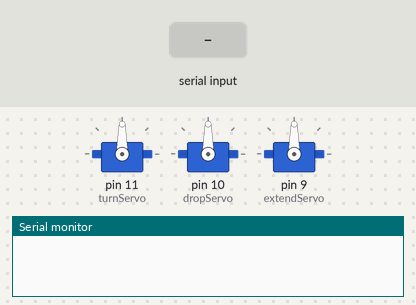
The sketch below on a simulated Arduino Uno, built with avr-gcc and run on an emulated ATmega328P. Parts: 3 × servo, the last lines printed to the serial monitor. Inputs (shaded band) come from the test bench.

Above: at 1.2 s.
1.3 s: "0\n" received over Serial
At 5.8 s:
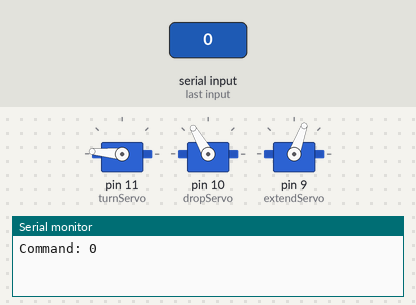
6.8 s: "1\n" received over Serial
At 9.6 s:
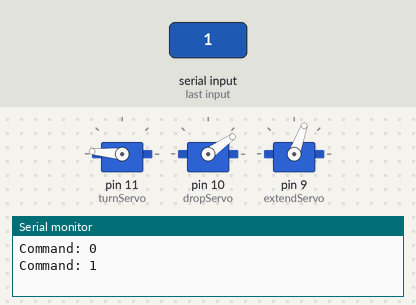
12.8 s: "0\n" received over Serial
At 15.5 s:
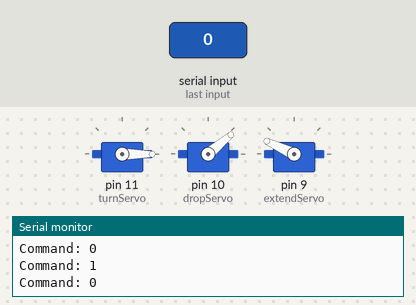
Timing chart, 0 to 19.3 s (numbered marks = the images above; inputs shaded):
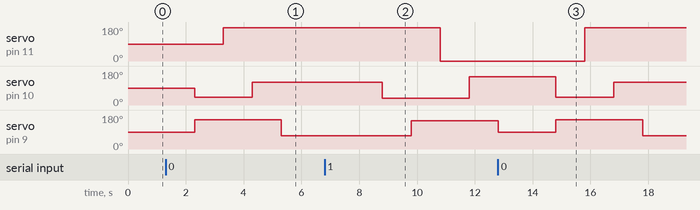

Measured:
- after the input at 1.3 s, servo on pin 11 (turnServo): 90° → 175° after 2.0 s; servo on pin 10 (dropServo): 90° → 40° after 1.0 s, → 120° 2.0 s later; servo on pin 9 (extendServo): 90° → 155° after 1.0 s, → 70° 3.0 s later
- after the input at 6.8 s, servo on pin 11 (turnServo): 175° → 0° after 4.0 s; servo on pin 10 (dropServo): 120° → 35° after 2.0 s, → 150° 3.0 s later; servo on pin 9 (extendServo): 70° → 150° after 3.0 s
- after the input at 12.8 s, servo on pin 11 (turnServo): 0° → 175° after 3.0 s; servo on pin 10 (dropServo): 150° → 40° after 2.0 s, → 120° 2.0 s later

The sketch:

arm_test.ino
```cpp
#include <Servo.h>     // Slightly different version of the sweep. Changes were to frequency and amount of input.
#include <SoftwareSerial.h>


Servo turnServo; // base
Servo dropServo;  //bottom half of arm
Servo extendServo; //top half of the arm

int tpos;
int dpos;
int epos;


String cmd;
int pos;
int degree;

SoftwareSerial mySerial(0, 1); // RX, TX


void setup() {
  // put your setup code here, to run once:
  Serial.begin(9600);
  turnServo.attach(11); //BLUE OR A
  dropServo.attach(10); //yellow  OR B
  extendServo.attach(9);  //red OR C

}

void loop() {


  while (Serial.available()==0) // wait for user input
  {
  }
  cmd = Serial.readString();
  Serial.println("Command: "+cmd);


  pos  = cmd.substring(0).toInt();


  if (pos ==0) //initialize TO UNCUT STAGE
  {

//    delay(1000);
//    dropServo.write(65);
//
//      //35 is all the way up
//    delay(1000);
//    dropServo.write(55);
//    delay(500);
//    dropServo.write(45);
//    delay(500);
//    dropServo.write(35);
//    delay(500);
//    dropServo.write(90);  //125 is all the way down

    //for these values
    dropServo.write(40);  //raises it up
    extendServo.write(155); //brings arm back
    delay(1000);
    turnServo.write(175);
    delay(1000);
    dropServo.write(120); //raise it down
    delay(1000);
    extendServo.write(70);  //bring arm down.
    delay(1000);
  }


  else if (pos ==1) //CUTTING PHASE
  {
    delay(1000);
    dropServo.write(35);
    delay(1000);
    extendServo.write(150);
    delay(1000);
    turnServo.write(0);
    delay(1000);
    dropServo.write(150);
    delay(1000);
    extendServo.write(90);
    delay(1000);
  }
  else if (pos ==2) //uncut
  {
    delay(1000);
    dropServo.write(35);
    delay(1000);
    dropServo.write(90);
    delay(1000);
    dropServo.write(150);


  }
  //have servo turn arm
//  turnServo.write(0);
//
//
//
//
//
//  delay(3000);
//
//
//  //have servo bring arm down
//  turnServo.write(90);
//
//
//
//
//  delay(3000);
//
//  turnServo.write(120);
//  //have servo bring arm up
//
//
//

}
```
